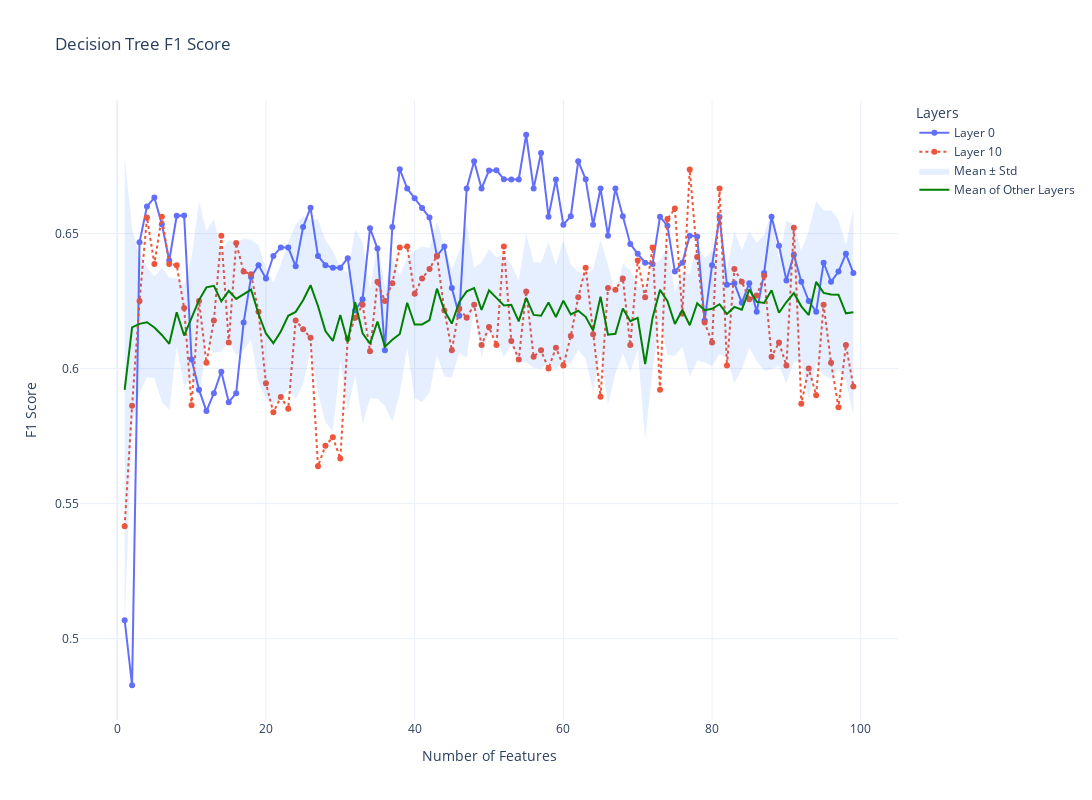

The code cell stored with this chart in its notebook:
### Code cell
def plot_decision_tree_f1(decision_tree_results, selected_layers=[0, 10], fillcolor='rgba(0,100,255,0.1)', title="Decision Tree F1 Score"):
    """
    Plots Decision Tree F1 Scores with Selected Layers and Confidence Interval.
    
    Parameters:
    - decision_tree_results: List of DataFrames containing F1 scores
    - selected_layers: List of layers to plot individually
    - fillcolor: Color for the confidence interval (default is light blue)
    """
    fig = go.Figure()
    line_styles = ['solid', 'dash', 'dot', 'dashdot']  # Different line styles
    
    # Get indices (assuming all results have the same index)
    all_indices = decision_tree_results[0].index  
    
    # Filter out selected layers and compute mean/std for the rest
    filtered_results = [result["f1"] for i, result in enumerate(decision_tree_results) if i not in selected_layers]
    mean_f1 = np.mean(filtered_results, axis=0)
    std_f1 = np.std(filtered_results, axis=0)
    
    # Plot the selected individual layers
    for i, result in enumerate(decision_tree_results):
        if i not in selected_layers:
            continue
        fig.add_trace(go.Scatter(
            x=result.index,
            y=result["f1"],
            mode='lines+markers',
            name=f"Layer {i}",
            line=dict(dash=line_styles[i % len(line_styles)])  # Cycle through styles
        ))
    
    # Add the confidence interval as a shaded region
    fig.add_trace(go.Scatter(
        x=list(all_indices) + list(all_indices[::-1]),  # x values for fill
        y=list(mean_f1 + std_f1) + list((mean_f1 - std_f1)[::-1]),  # Upper & lower bound
        fill='toself',  # Fill the area
        fillcolor=fillcolor,  # Transparency
        line=dict(color='rgba(255,255,255,0)'),  # Hide border line
        name="Mean ± Std",
    ))
    
    # Add the mean line
    fig.add_trace(go.Scatter(
        x=all_indices,
        y=mean_f1,
        mode='lines',
        name="Mean of Other Layers",
        line=dict(color='green', dash='solid', width=2)
    ))
    
    # Update layout
    fig.update_layout(
        title=title,
        xaxis_title="Number of Features",
        yaxis_title="F1 Score",
        legend_title="Layers",
        width=1200,
        height=800,
        template="plotly_white"
    )
    
    fig.show()


plot_decision_tree_f1(decision_tree_results, selected_layers=[0, 10], title="Decision Tree F1 Score")

### Figure 1 — Plotly figure (JSON) as saved in the notebook; plotly's stock layout.template omitted (floating-point values rounded to 4 significant figures; data arrays with more than 128 entries replaced by an {"elided": "..."} marker saying what was removed)
{"data": [{"line": {"dash": "solid"}, "mode": "lines+markers", "name": "Layer 0", "type": "scatter", "x": [1, 2, 3, 4, 5, 6, 7, 8, 9, 10, 11, 12, 13, 14, 15, 16, 17, 18, 19, 20, 21, 22, 23, 24, 25, 26, 27, 28, 29, 30, 31, 32, 33, 34, 35, 36, 37, 38, 39, 40, 41, 42, 43, 44, 45, 46, 47, 48, 49, 50, 51, 52, 53, 54, 55, 56, 57, 58, 59, 60, 61, 62, 63, 64, 65, 66, 67, 68, 69, 70, 71, 72, 73, 74, 75, 76, 77, 78, 79, 80, 81, 82, 83, 84, 85, 86, 87, 88, 89, 90, 91, 92, 93, 94, 95, 96, 97, 98, 99], "y": [0.5068, 0.4828, 0.6468, 0.66, 0.6633, 0.6535, 0.64, 0.6566, 0.6567, 0.6034, 0.5922, 0.5843, 0.5909, 0.5989, 0.5876, 0.5909, 0.617, 0.6339, 0.6383, 0.6333, 0.6417, 0.6448, 0.6448, 0.6378, 0.6524, 0.6596, 0.6417, 0.6383, 0.6374, 0.6374, 0.6409, 0.6215, 0.6257, 0.6519, 0.6444, 0.6067, 0.6524, 0.6738, 0.6667, 0.6631, 0.6595, 0.6559, 0.6417, 0.6452, 0.6298, 0.6196, 0.6667, 0.6768, 0.6667, 0.6734, 0.6735, 0.6701, 0.67, 0.67, 0.6866, 0.6667, 0.6798, 0.6562, 0.67, 0.6533, 0.6564, 0.6768, 0.6701, 0.6533, 0.6667, 0.6492, 0.6667, 0.6564, 0.6462, 0.6425, 0.6392, 0.6387, 0.6562, 0.6528, 0.6359, 0.6392, 0.6492, 0.6489, 0.6178, 0.6383, 0.6561, 0.631, 0.6316, 0.6243, 0.6316, 0.6211, 0.6354, 0.6562, 0.6455, 0.6327, 0.6421, 0.6321, 0.625, 0.6211, 0.6392, 0.6321, 0.6359, 0.6425, 0.6354]}, {"line": {"dash": "dot"}, "mode": "lines+markers", "name": "Layer 10", "type": "scatter", "x": [1, 2, 3, 4, 5, 6, 7, 8, 9, 10, 11, 12, 13, 14, 15, 16, 17, 18, 19, 20, 21, 22, 23, 24, 25, 26, 27, 28, 29, 30, 31, 32, 33, 34, 35, 36, 37, 38, 39, 40, 41, 42, 43, 44, 45, 46, 47, 48, 49, 50, 51, 52, 53, 54, 55, 56, 57, 58, 59, 60, 61, 62, 63, 64, 65, 66, 67, 68, 69, 70, 71, 72, 73, 74, 75, 76, 77, 78, 79, 80, 81, 82, 83, 84, 85, 86, 87, 88, 89, 90, 91, 92, 93, 94, 95, 96, 97, 98, 99], "y": [0.5417, 0.5862, 0.625, 0.6559, 0.6387, 0.6562, 0.6387, 0.6383, 0.6224, 0.5864, 0.625, 0.6022, 0.6178, 0.6492, 0.6096, 0.6465, 0.6359, 0.6349, 0.6211, 0.5946, 0.5838, 0.5895, 0.5851, 0.6178, 0.6146, 0.6114, 0.5638, 0.5714, 0.5746, 0.5667, 0.6111, 0.6188, 0.6237, 0.6064, 0.6321, 0.625, 0.6316, 0.6448, 0.6452, 0.6277, 0.6333, 0.6369, 0.6417, 0.6215, 0.6067, 0.6222, 0.6188, 0.6237, 0.6087, 0.6154, 0.6087, 0.6452, 0.6102, 0.6034, 0.6286, 0.6044, 0.6067, 0.6, 0.6077, 0.6011, 0.612, 0.6264, 0.6374, 0.6127, 0.5896, 0.6298, 0.6292, 0.6333, 0.6087, 0.64, 0.6264, 0.6448, 0.5922, 0.6554, 0.6592, 0.6203, 0.6737, 0.6413, 0.617, 0.6096, 0.6667, 0.6011, 0.6369, 0.6321, 0.6256, 0.627, 0.6344, 0.6044, 0.6096, 0.6011, 0.6522, 0.587, 0.6, 0.5902, 0.6237, 0.6022, 0.5856, 0.6087, 0.5934]}, {"fill": "toself", "fillcolor": "rgba(0,100,255,0.1)", "line": {"color": "rgba(255,255,255,0)"}, "name": "Mean ± Std", "type": "scatter", "x": {"elided": "198 int values"}, "y": {"elided": "198 float values"}}, {"line": {"color": "green", "dash": "solid", "width": 2}, "mode": "lines", "name": "Mean of Other Layers", "type": "scatter", "x": [1, 2, 3, 4, 5, 6, 7, 8, 9, 10, 11, 12, 13, 14, 15, 16, 17, 18, 19, 20, 21, 22, 23, 24, 25, 26, 27, 28, 29, 30, 31, 32, 33, 34, 35, 36, 37, 38, 39, 40, 41, 42, 43, 44, 45, 46, 47, 48, 49, 50, 51, 52, 53, 54, 55, 56, 57, 58, 59, 60, 61, 62, 63, 64, 65, 66, 67, 68, 69, 70, 71, 72, 73, 74, 75, 76, 77, 78, 79, 80, 81, 82, 83, 84, 85, 86, 87, 88, 89, 90, 91, 92, 93, 94, 95, 96, 97, 98, 99], "y": [0.5921, 0.6153, 0.6166, 0.6172, 0.6152, 0.6125, 0.6092, 0.6208, 0.6122, 0.6189, 0.6254, 0.6301, 0.6306, 0.6249, 0.6288, 0.6258, 0.6275, 0.6292, 0.6203, 0.613, 0.6094, 0.6137, 0.6195, 0.621, 0.6253, 0.6309, 0.6232, 0.6139, 0.6102, 0.6198, 0.6098, 0.6246, 0.6131, 0.6092, 0.6174, 0.6081, 0.6107, 0.6128, 0.6244, 0.6163, 0.6164, 0.618, 0.6296, 0.6215, 0.6167, 0.6246, 0.6286, 0.6298, 0.6217, 0.629, 0.6262, 0.6234, 0.6236, 0.6175, 0.6262, 0.6199, 0.6196, 0.6244, 0.6191, 0.6251, 0.6201, 0.6214, 0.6192, 0.6141, 0.6267, 0.6126, 0.6129, 0.6223, 0.6175, 0.6188, 0.6017, 0.6189, 0.6291, 0.625, 0.6165, 0.6217, 0.616, 0.6242, 0.6216, 0.6221, 0.6238, 0.6202, 0.6228, 0.6218, 0.6293, 0.6247, 0.6243, 0.629, 0.6207, 0.6246, 0.628, 0.623, 0.6198, 0.6321, 0.628, 0.6274, 0.6273, 0.6204, 0.6209]}], "layout": {"height": 800, "legend": {"title": {"text": "Layers"}}, "title": {"text": "Decision Tree F1 Score"}, "width": 1200, "xaxis": {"title": {"text": "Number of Features"}}, "yaxis": {"title": {"text": "F1 Score"}}}}
